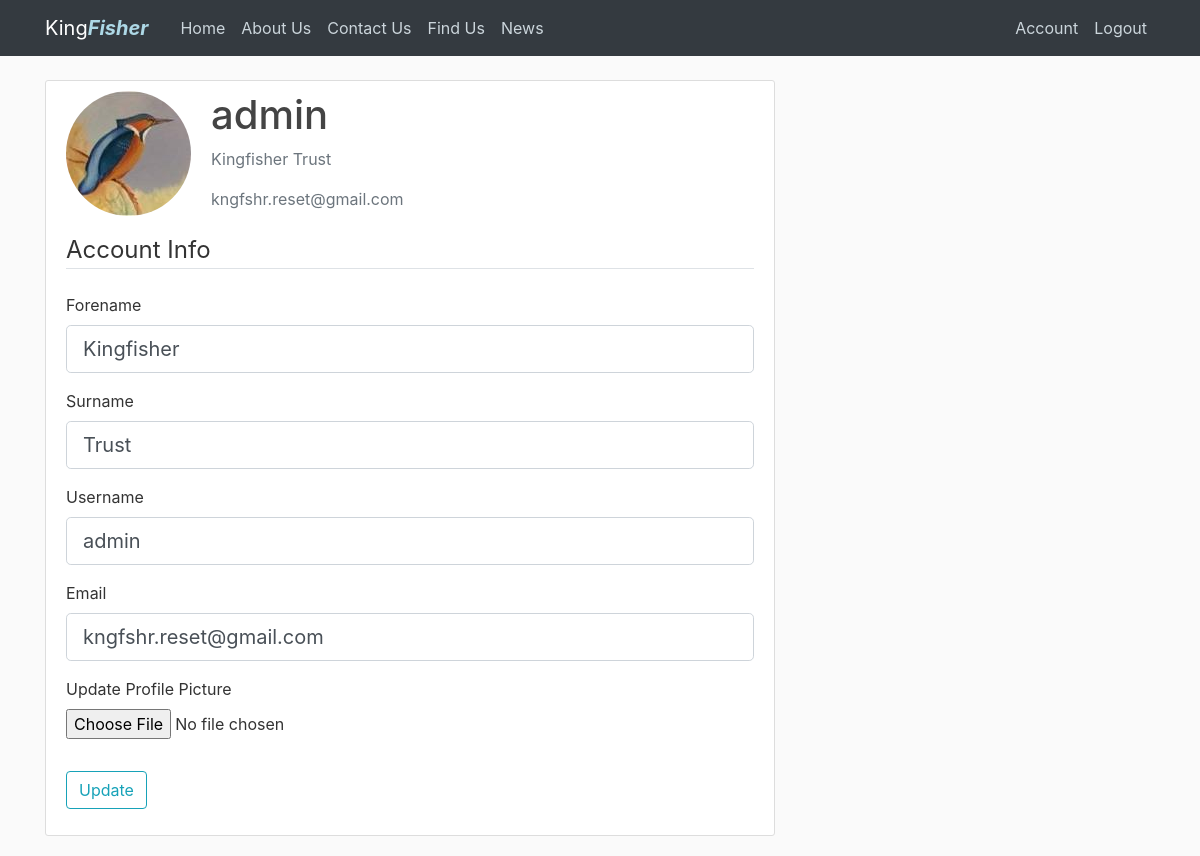
Page /account (signed in) on the committed database.
### flasksite/models.py (models this page shows, shortened)
class User(db.Model, UserMixin):
    id = db.Column(db.Integer, primary_key=True)
    surname = db.Column(db.String(20), nullable=False)
    forename = db.Column(db.String(20), nullable=False)
    username = db.Column(db.String(20), unique=True, nullable=False)
    email = db.Column(db.String(120), unique=True, nullable=False)
    image_file = db.Column(db.String(20), nullable=False, default='default.jpg')
    password = db.Column(db.String(60), nullable=False)
    posts = db.relationship('Post', backref='author', lazy=True)

### flasksite/users/routes.py (the view)
@users.route("/account", methods=['GET', 'POST'])
@login_required
def account():
    form = UpdateAccountForm()
    if form.validate_on_submit():
        if form.picture.data:
            picture_file = save_picture(form.picture.data)
            if current_user.image_file != 'default.jpg':
                try:
                    os.remove(os.path.join(current_app.root_path, 'static/profile_pics', current_user.image_file))
                except FileNotFoundError:
                    pass
            current_user.image_file = picture_file
        current_user.forename = form.forename.data
        current_user.surname = form.surname.data
        current_user.username = form.username.data
        current_user.email = form.email.data
        db.session.commit()
        flash('Your account has been updated!', 'success')
        return redirect(url_for('users.account'))
    elif request.method == 'GET':
        form.forename.data = current_user.forename
        form.surname.data = current_user.surname
        form.username.data = current_user.username
        form.email.data = current_user.email
    image_file = url_for('static', filename='profile_pics/' + current_user.image_file)
    return render_template('account.html', title='account', image_file=image_file, form=form)

### flasksite/users/forms.py (shortened to what this page needs)
class UpdateAccountForm(FlaskForm):
    forename = StringField('Forename', validators=[DataRequired()])
    surname = StringField('Surname', validators=[DataRequired()])
    username = StringField('Username', validators=[DataRequired(), Length(min=2, max=20)])
    email = StringField('Email', validators=[DataRequired(), Email()])
    picture = FileField('Update Profile Picture', validators=[FileAllowed(['jpg', 'png'])])
    submit = SubmitField('Update')

### flasksite/models.py (called while the page is built)
@login_manager.user_loader
def load_user(user_id):
    return User.query.get(int(user_id))

### flasksite/templates/account.html (shortened to what this page needs)
{% extends "layout.html" %}
{% block content %}
<div class="col-md-8">
    <div class="content-section">
        <div class="media">
            <img class="rounded-circle account-img" src={{ image_file  }}>
            <div class="media-body">
                <h2 class="account-heading">{{ current_user.username }}</h2>
                <p class="text-secondary">{{ current_user.forename + " " + current_user.surname }}</p>
                <p class="text-secondary">{{ current_user.email }}</p>
            </div>
        </div>
        <form action="" enctype="multipart/form-data" method="POST">
            <fieldset class="form-group">
                <legend class="border-bottom mb-4">Account Info</legend>
                <div class="form-group">
                    {{ form.forename.label(class="form-control-label") }}
                    {% if form.forename.errors %}
                    {{ form.forename(class="form-control form-control-lg is-invalid") }}
                    <div class="invalid-feedback">
                        {% for error in form.forename.errors %}
                        <span>{{ error }}</span>
                        {% endfor %}
                    </div>
                    {% else %}
                    {{ form.forename(class="form-control form-control-lg") }}
                    {% endif %}
                </div>
                <div class="form-group">
                    {{ form.surname.label(class="form-control-label") }}
                    {% if form.surname.errors %}
                    {{ form.surname(class="form-control form-control-lg is-invalid") }}
                    <div class="invalid-feedback">
                        {% for error in form.surname.errors %}
                        <span>{{ error }}</span>
                        {% endfor %}
                    </div>
                    {% else %}
                    {{ form.surname(class="form-control form-control-lg") }}
                    {% endif %}
                </div>
                <div class="form-group">
                    {{ form.username.label(class="form-control-label") }}
                    {% if form.username.errors %}
                    {{ form.username(class="form-control form-control-lg is-invalid") }}
                    <div class="invalid-feedback">
                        {% for error in form.username.errors %}
                        <span>{{ error }}</span>
                        {% endfor %}
                    </div>
                    {% else %}
                    {{ form.username(class="form-control form-control-lg") }}
                    {% endif %}
                </div>
                <div class="form-group">
                    {{ form.email.label(class="form-control-label") }}
                    {% if form.email.errors %}
                    {{ form.email(class="form-control form-control-lg is-invalid") }}
                    <div class="invalid-feedback">
                        {% for error in form.email.errors %}
                        <span>{{ error }}</span>
                        {% endfor %}
                    </div>
                    {% else %}
                    {{ form.email(class="form-control form-control-lg") }}
                    {% endif %}
                </div>
                <div class="form-group">
                    {{ form.picture.label() }}
                    {{ form.picture(class="form-control-file") }}
                </div>
            </fieldset>
            <div class="form-group">
                {{ form.submit(class="btn btn-outline-info") }}
            </div>
        </form>
    </div>
</div>
{% endblock content %}

### flasksite/static/main.css (style rules this page uses)
body { background: #fafafa; color: #333333; margin-top: 5rem; position: relative; }
html { scroll-behavior: smooth; }
h1, h2, h3, h4, h5, h6 { color: #444444; }
.content-section { background: #ffffff; padding: 10px 20px; border: 1px solid #dddddd; border-radius: 3px; margin-bottom: 20px; }
.account-img { height: 125px; width: 125px; margin-right: 20px; margin-bottom: 16px; }
.account-heading { font-size: 2.5rem; }

### rows in the picture
User: username "admin", forename+surname "Kingfisher Trust", email "kngfshr.reset@gmail.com", forename "Kingfisher", surname "Trust"
